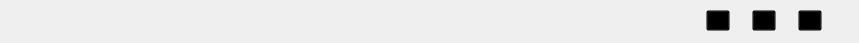
<?xml version="1.0" encoding="UTF-8"?>
<ui version="4.0">
 <class>LoginTitle</class>
 <widget class="QWidget" name="LoginTitle">
  <property name="geometry">
   <rect>
    <x>0</x>
    <y>0</y>
    <width>859</width>
    <height>43</height>
   </rect>
  </property>
  <property name="windowTitle">
   <string>Form</string>
  </property>
  <widget class="QWidget" name="widget" native="true">
   <property name="geometry">
    <rect>
     <x>690</x>
     <y>0</y>
     <width>151</width>
     <height>41</height>
    </rect>
   </property>
   <layout class="QHBoxLayout" name="horizontalLayout">
    <item>
     <widget class="QToolButton" name="titleMinBtn">
      <property name="styleSheet">
       <string notr="true">QToolButton { background-color: transparent; }</string>
      </property>
      <property name="text">
       <string>...</string>
      </property>
      <property name="icon">
       <iconset resource="res.qrc">
        <normaloff>:/images/icon_line_minus.png</normaloff>:/images/icon_line_minus.png</iconset>
      </property>
      <property name="toolButtonStyle">
       <enum>Qt::ToolButtonIconOnly</enum>
      </property>
     </widget>
    </item>
    <item>
     <widget class="QToolButton" name="titleSetBtn">
      <property name="styleSheet">
       <string notr="true">QToolButton { background-color: transparent; }</string>
      </property>
      <property name="text">
       <string>...</string>
      </property>
      <property name="icon">
       <iconset resource="res.qrc">
        <normaloff>:/images/icon_line_setting.png</normaloff>:/images/icon_line_setting.png</iconset>
      </property>
     </widget>
    </item>
    <item>
     <widget class="QToolButton" name="titleCloseBtn">
      <property name="styleSheet">
       <string notr="true">QToolButton { background-color: transparent; }</string>
      </property>
      <property name="text">
       <string>...</string>
      </property>
      <property name="icon">
       <iconset resource="res.qrc">
        <normaloff>:/images/icon_line_close.png</normaloff>:/images/icon_line_close.png</iconset>
      </property>
     </widget>
    </item>
   </layout>
  </widget>
 </widget>
 <resources>
  <include location="res.qrc"/>
 </resources>
 <connections/>
</ui>
